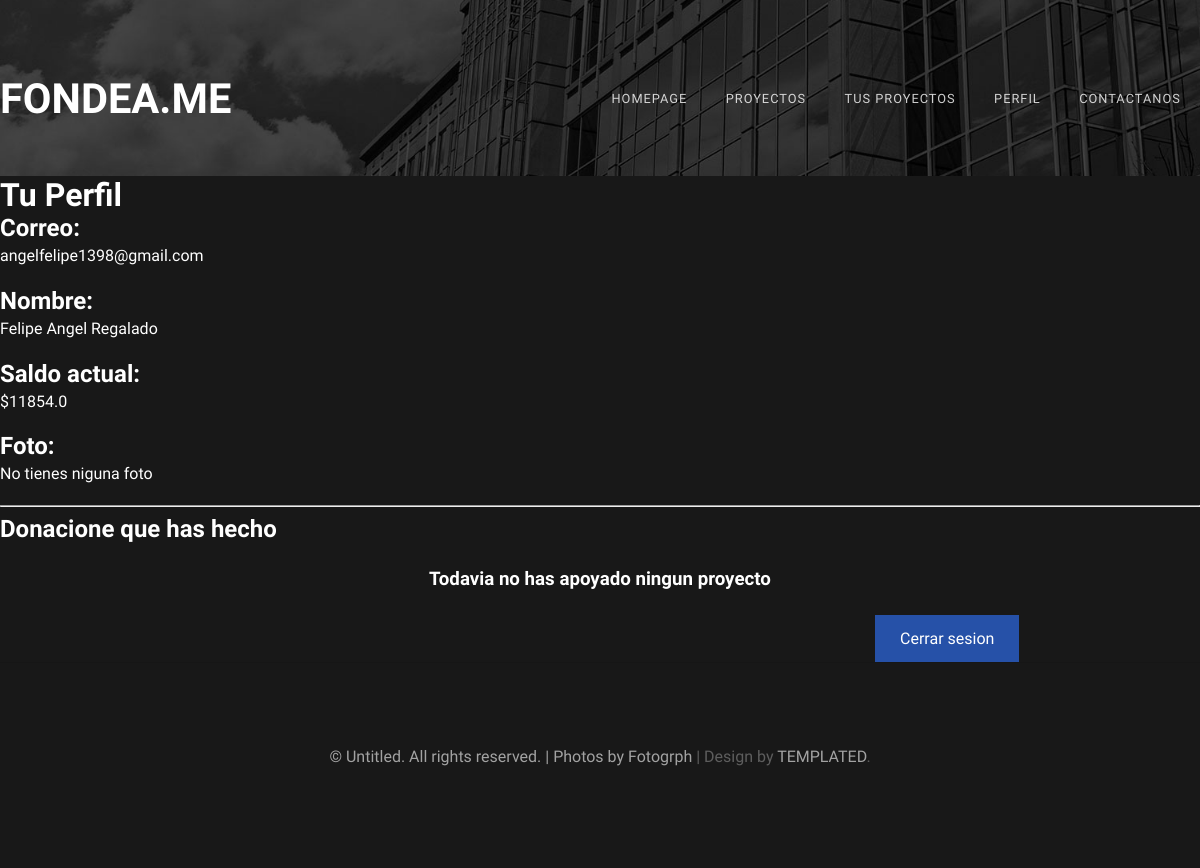
Page /user-info/sssfcv6sqaznchdyr on the earlier database version.
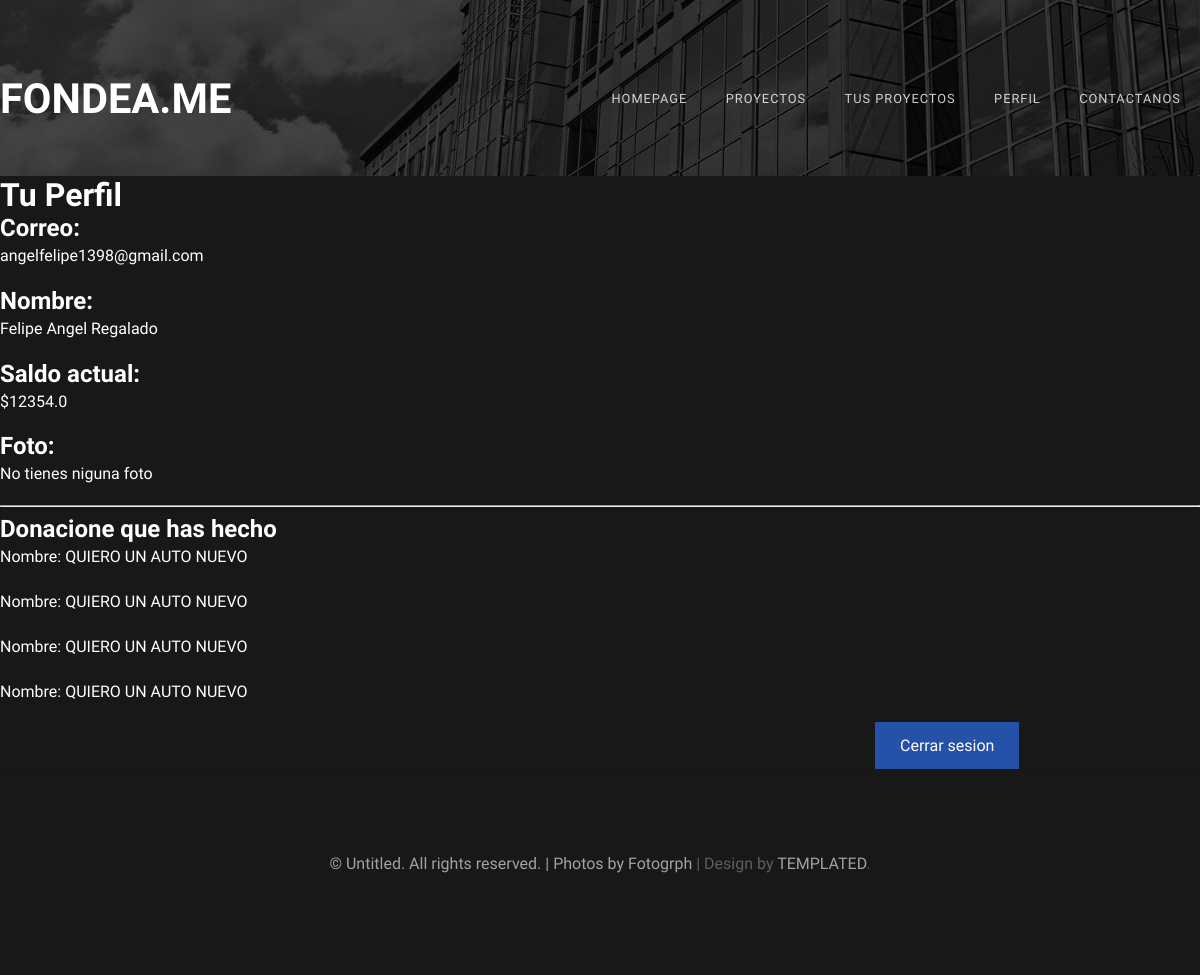
Same page on the later database version.
### usuarios/models.py (models this page shows, shortened)
class User(models.Model):
    user = models.CharField(max_length=50, unique = True)
    name = models.EmailField(max_length=254)
    password = models.BinaryField(unique = True)
    made = models.DateTimeField(auto_now_add = True)
    upload = models.DateTimeField(auto_now = True)
    photo = models.ImageField(default = 'null', upload_to = "users")
    wallet = models.FloatField()

### proyectos/models.py (models this page shows)
class Proyect(models.Model):
    name = models.CharField(max_length=50)
    goal = models.FloatField()
    actual = models.FloatField()
    deadline = models.DateField(auto_now_add=False)
    description = models.CharField(max_length=1500)
    image = models.ImageField(default = 'null', upload_to = "Proyects")
    made = models.DateTimeField(auto_now_add = True)
    upload = models.DateTimeField(auto_now = True)
    category = models.ForeignKey("Category", verbose_name=("Category"), on_delete=models.CASCADE)
    userOwner = models.ForeignKey(User, verbose_name=("Owner"), related_name='Owner',on_delete=models.CASCADE)
    Patrons = models.ManyToManyField(User,
        through = 'Patron',
        through_fields = ('proyecto','patron'),
        verbose_name=("Patrons"),
        default = 'null')

### proyectos/views.py (the view)
# urls.py: path('user-info/<str:user>', proyecto.userInfo, name = 'userinfo'),
def userInfo(request, user):
    aux = ''
    for letra in user:
        if letra.isdigit():
            aux += letra
    idUser = int(aux)
    userinfo = User.objects.get(pk = idUser)
    proyectosApoyados = [Proyect.objects.get(pk = proy.proyecto_id) for proy in Patron.objects.filter(patron_id = userinfo.id) ]
    return render(request, 'user-info.html', {
        'User' : 'sssfcv{}sqaznchdyr'.format(userinfo.id),
        'Userinfo' : userinfo,
        'Proyects' : proyectosApoyados
    })

### proyectos/templates/user-info.html (shortened to what this page needs)
{% extends 'layout.html' %}
{% block content %}
    <h1>Tu Perfil</h1>
    <div>
        <h2>Correo: </h2><p>{{Userinfo.user}}</p>
        <h2>Nombre: </h2><p>{{Userinfo.name}}</p>
        <h2>Saldo actual:</h2><p>${{Userinfo.wallet}}</p>
        <h2>Foto: </h2> {% if Userinfo.photo %}<img src = "{{Userinfo.photo}}">{% else %}<p>No tienes niguna foto</p>{% endif %}
    </div>
    <hr>
    <h2>Donacione que has hecho</h2>
    <div>
        {% for proyect in Proyects %}<p>Nombre: {{proyect.name}}</p> {% empty %}<h3>Todavia no has apoyado ningun proyecto</h3>{% endfor %}
    </div>
    <a class = "proyectlink" href ="{% url 'index'%}">Cerrar sesion<a/>
{% endblock content %}

Differences in the rows shown:
changed User "angelfelipe1398@gmail.com": wallet "11854.0" → "12354.0"
now on this page (row edited): Proyect: name "QUIERO UN AUTO NUEVO"
Other differences:
text no longer shown: "Todavia no has apoyado ningun proyecto"
